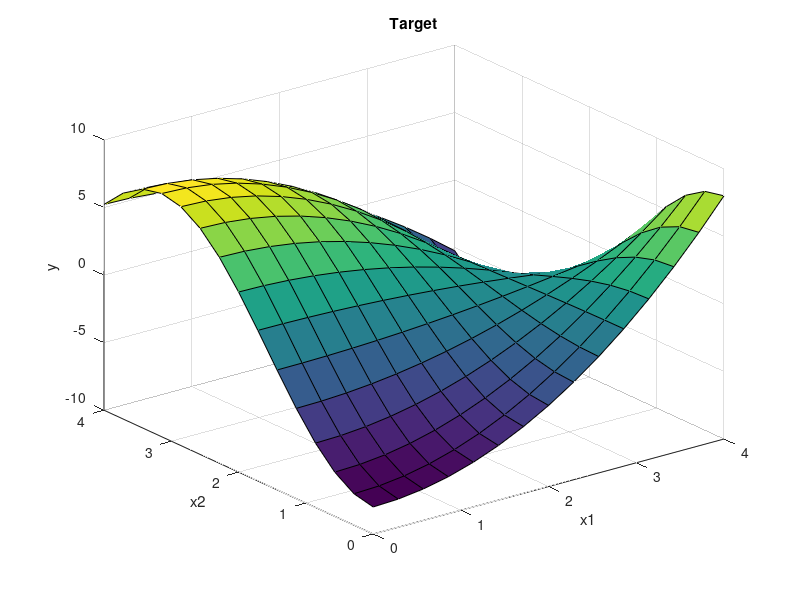

MATLAB code for this plot:
% Побудова графіка функції y=(x1^2-8)*cos(x2)
% в області x1∈[0,4] і x2∈[0,4]
n = 15;
x1 = 0:4/(n-1):4;
x2 = 0:4/(n-1):4;
y = zeros(n,n);

for j = 1:n
    y(j,:) = (x1.^2 - 8) * cos(x2(j));
end

surf(x1, x2, y)
xlabel('x1')
ylabel('x2')
zlabel('y')
title('Target')
